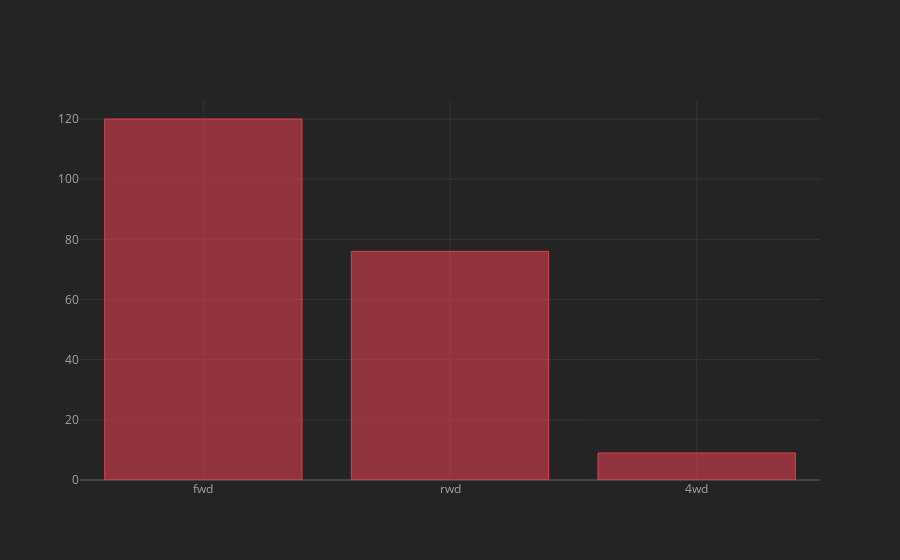

Here is the notebook cell this chart was saved with:
### Code cell
df['drive-wheels'].value_counts().iplot(kind='bar',colors='red')

### Figure 1 — Plotly figure (JSON) as saved in the notebook; plotly's stock layout.template omitted (floating-point values rounded to 4 significant figures)
{"data": [{"marker": {"color": "rgba(219, 64, 82, 0.6)", "line": {"color": "rgba(219, 64, 82, 1.0)", "width": 1}}, "name": "drive-wheels", "orientation": "v", "text": "", "type": "bar", "x": ["fwd", "rwd", "4wd"], "y": [120, 76, 9]}], "layout": {"legend": {"bgcolor": "#242424", "font": {"color": "#F4F4F4"}}, "paper_bgcolor": "#242424", "plot_bgcolor": "#242424", "title": {"font": {"color": "#F4F4F4"}}, "xaxis": {"gridcolor": "#343434", "showgrid": true, "tickfont": {"color": "#A4A4A4"}, "title": {"font": {"color": "#A4A4A4"}, "text": ""}, "zerolinecolor": "#444444"}, "yaxis": {"gridcolor": "#343434", "showgrid": true, "tickfont": {"color": "#A4A4A4"}, "title": {"font": {"color": "#A4A4A4"}, "text": ""}, "zerolinecolor": "#444444"}}}
